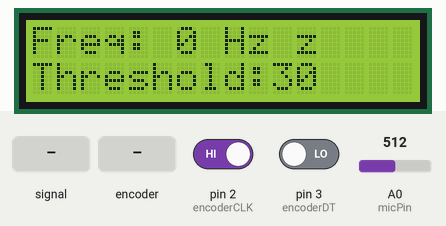
The sketch below on a simulated Arduino Uno, built with avr-gcc and run on an emulated ATmega328P. On the bench: 16×2 character LCD. Inputs (shaded band) come from the test bench; at power-on: A0 (micPin) = 512, pin 2 (encoderCLK) HIGH, pin 3 (encoderDT) LOW. What the sketch prints to the serial monitor is not drawn.

Above: at 1.2 s.
1.3 s: A0 (micPin) fed a 200 Hz sine of ±81 counts around its level
At 3.1 s:
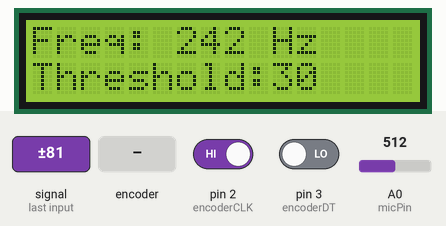
3.4 s: rotary encoder on pin 2 (encoderCLK) / pin 3 (encoderDT) turned 1 step (first pin leading)
At 4.5 s:
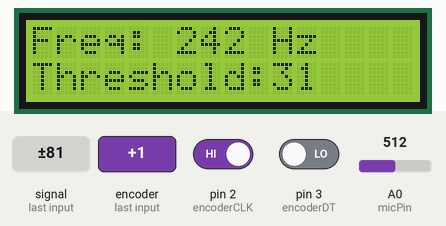
5.1 s: A0 (micPin) set to 716
At 7.0 s:
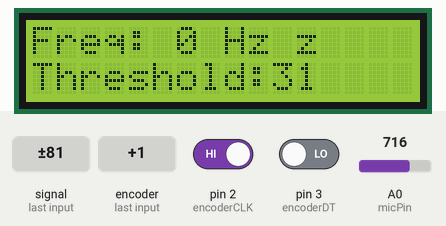
7.3 s: A0 (micPin) fed a 1000 Hz sine of ±255 counts around its level
At 9.4 s:
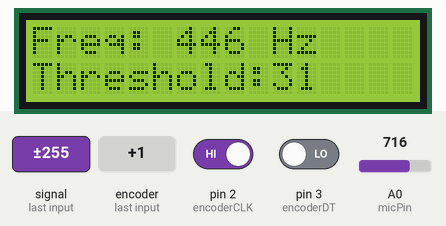
9.7 s: rotary encoder on pin 2 (encoderCLK) / pin 3 (encoderDT) turned 1 step (first pin leading)
At 10.9 s:
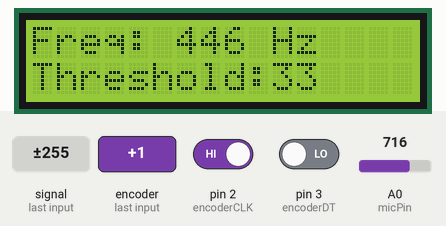
11.4 s: A0 (micPin) set to 900
At 13.4 s:
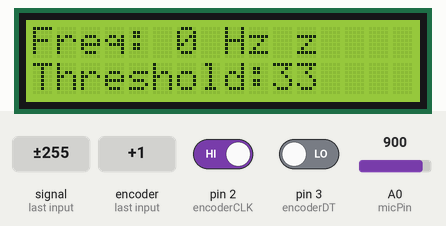
Timing chart, 0 to 14.6 s (numbered marks = the images above; inputs shaded):
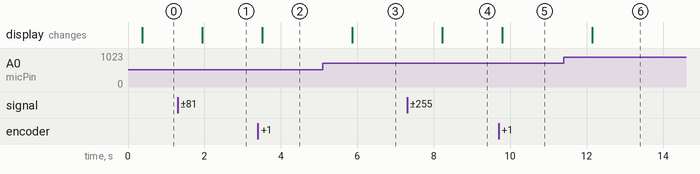

The sketch:

main.ino
```cpp
#include <Wire.h>
#include <LiquidCrystal_I2C.h>
#include "arduinoFFT.h"

const int micPin = A0;
const int samples = 128;
const double samplingFrequency = 1630;

double vReal[samples];
double vImag[samples];

ArduinoFFT<double> FFT = ArduinoFFT<double>();

// Энкодер
const int encoderCLK = 2;
const int encoderDT = 3;
const int encoderSW = 4;
volatile int lastEncoderState;
int amplitudeThreshold = 30;  // Начальное значение порога

// LCD 1602A (I2C-адрес 0x27)
LiquidCrystal_I2C lcd(0x27, 16, 2);

void setup() {
  Serial.begin(115200);
  pinMode(micPin, INPUT);

  // Настройка энкодера
  pinMode(encoderCLK, INPUT);
  pinMode(encoderDT, INPUT);
  pinMode(encoderSW, INPUT_PULLUP);
  attachInterrupt(digitalPinToInterrupt(encoderCLK), updateEncoder, CHANGE);

  // Настройка дисплея
  lcd.init();
  lcd.backlight();
  lcd.setCursor(0, 0);
  lcd.print("Freq: --- Hz");
  lcd.setCursor(0, 1);
  lcd.print("Threshold: 30");
}

void loop() {
  // Считываем сигнал
  for (int i = 0; i < samples; i++) {
    vReal[i] = analogRead(micPin) - 128;  // Центрируем сигнал
    vImag[i] = 0;
    delayMicroseconds(1000000 / samplingFrequency);
  }

  // FFT
  FFT.windowing(vReal, samples, FFT_WIN_TYP_HANN, FFT_FORWARD);
  FFT.compute(vReal, vImag, samples, FFT_FORWARD);
  FFT.complexToMagnitude(vReal, vImag, samples);

  // Поиск резонансной частоты
  double peakFrequency = 0;
  double peakMagnitude = 0;

  for (int i = 2; i < samples / 2; i++) {
    double freq = (i * samplingFrequency) / samples;
    if (freq >= 100 && freq <= 1000 && vReal[i] > amplitudeThreshold) {
      if (vReal[i] > peakMagnitude) {
        peakMagnitude = vReal[i];
        peakFrequency = freq;
      }
    }
  }

  // Вывод в Serial
  Serial.print("Peak Frequency: ");
  Serial.print(peakFrequency);
  Serial.print(" Hz | Threshold: ");
  Serial.println(amplitudeThreshold);

  // Вывод на дисплей
  lcd.setCursor(6, 0);
  lcd.print(peakFrequency, 0);
  lcd.print(" Hz ");

  lcd.setCursor(10, 1);
  lcd.print(amplitudeThreshold);
  lcd.print("   ");

  delay(500);
}

// Функция обработки энкодера
void updateEncoder() {
  int newState = digitalRead(encoderCLK);
  if (newState != lastEncoderState) {
    if (digitalRead(encoderDT) != newState) {
      amplitudeThreshold += 1;  // Увеличиваем порог
    } else {
      amplitudeThreshold -= 1;  // Уменьшаем порог
    }
    amplitudeThreshold = constrain(amplitudeThreshold, 10, 200);
  }
  lastEncoderState = newState;
}

// Сброс порога кнопкой
void resetThreshold() {
  if (digitalRead(encoderSW) == LOW) {
    amplitudeThreshold = 30;
    lcd.setCursor(10, 1);
    lcd.print("30  ");
  }
}
```

Measured:
- after the input at 1.3 s, the display: changes after 0.64 s (image 1)
- after the input at 3.4 s, the display: changes after 0.11 s (image 2)
- after the input at 5.1 s, the display: changes after 0.77 s (image 3)
- after the input at 7.3 s, the display: changes after 0.92 s (image 4)
- after the input at 9.7 s, the display: changes after 0.09 s (image 5)
- after the input at 11.4 s, the display: changes after 0.74 s (image 6)
